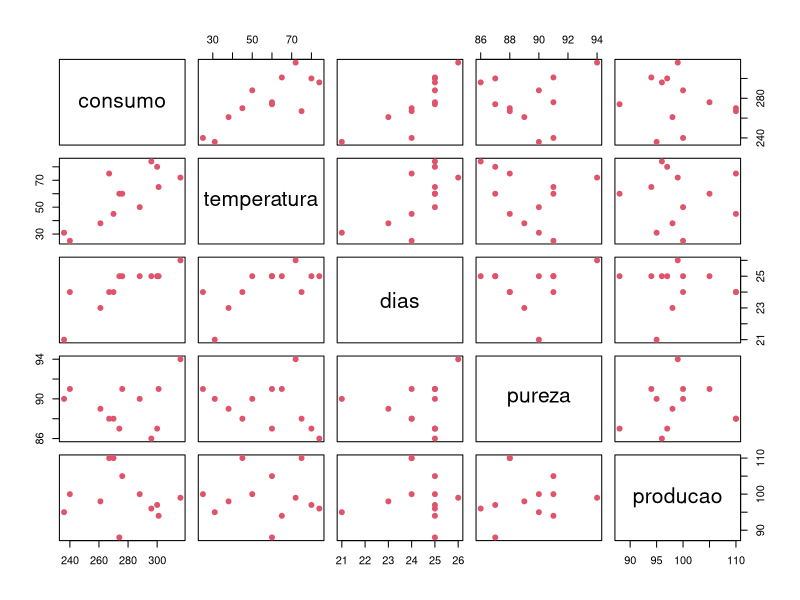

R code for this plot: (Note: this script raises an error after producing the figure.)
## Aula Prática Ia

#### Disciplina: Introdução ao Aprendizado Estatístico
#### Aula - Regressão Linear

# **Aluna:** Carine Madeira Soares  
# **Instituição:** Universidade Federal de Viçosa

# Carregando os dados
setwd('C:/Users/ninam/Documents/Estudo/UVF/UFV_Pos_IA/Modulo I/ELT573_Introducao_Aprendizado_Estatico/Scripts/Regressao')
dados <- read.table("dados_exemplo.txt", header = T)

# Explorar conjunto de dados
names(dados)
head(dados)

# Resumo dos dados
summary(dados)

# Correlogramas entre pares de variáveis
pairs(dados, col = 2, pch = 19)

mod1 <- lm(consumo ~ temperatura + dias + pureza + producao, data = dados)
summary(mod1)

# mod2 <- lm(consumo ~ temperatura,data=dados)
summary(mod2)

# Predizer o consumo médio para uma temperatura de 51.
novo <- data.frame(temperatura = 51)
predict(mod2, novo)
